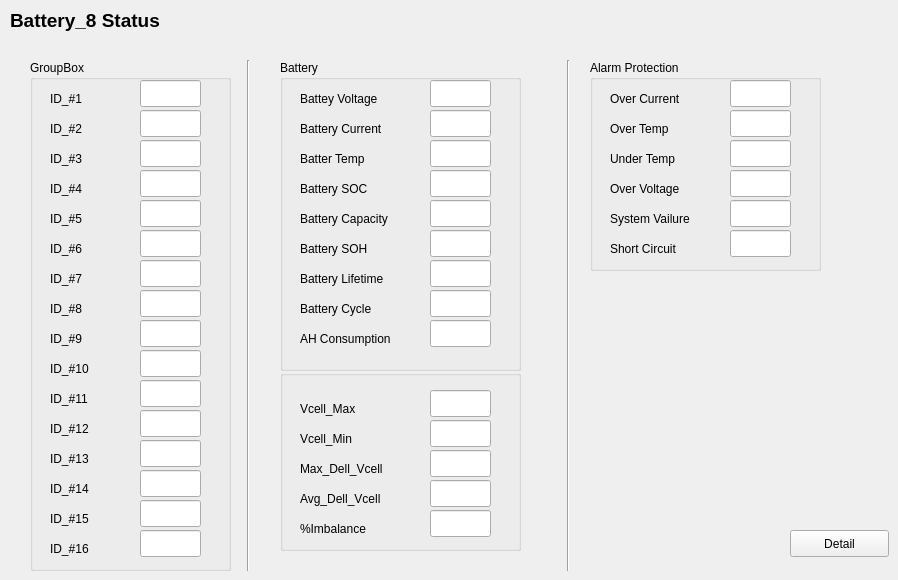
    <widget class="QWidget" name="page_9">
     <widget class="QPushButton" name="pushButton_9">
      <property name="geometry">
       <rect>
        <x>790</x>
        <y>530</y>
        <width>99</width>
        <height>27</height>
       </rect>
      </property>
      <property name="text">
       <string>Detail</string>
      </property>
     </widget>
     <widget class="QGroupBox" name="groupBox_38">
      <property name="geometry">
       <rect>
        <x>280</x>
        <y>370</y>
        <width>241</width>
        <height>181</height>
       </rect>
      </property>
      <property name="title">
       <string/>
      </property>
      <widget class="QLabel" name="label_323">
       <property name="geometry">
        <rect>
         <x>20</x>
         <y>30</y>
         <width>121</width>
         <height>17</height>
        </rect>
       </property>
       <property name="text">
        <string>Vcell_Max</string>
       </property>
      </widget>
      <widget class="QLabel" name="label_349">
       <property name="geometry">
        <rect>
         <x>20</x>
         <y>60</y>
         <width>101</width>
         <height>17</height>
        </rect>
       </property>
       <property name="text">
        <string>Vcell_Min</string>
       </property>
      </widget>
      <widget class="QLabel" name="label_350">
       <property name="geometry">
        <rect>
         <x>20</x>
         <y>90</y>
         <width>111</width>
         <height>17</height>
        </rect>
       </property>
       <property name="text">
        <string>Max_Dell_Vcell</string>
       </property>
      </widget>
      <widget class="QLabel" name="label_351">
       <property name="geometry">
        <rect>
         <x>20</x>
         <y>120</y>
         <width>111</width>
         <height>17</height>
        </rect>
       </property>
       <property name="text">
        <string>Avg_Dell_Vcell</string>
       </property>
      </widget>
      <widget class="QLabel" name="label_352">
       <property name="geometry">
        <rect>
         <x>20</x>
         <y>150</y>
         <width>121</width>
         <height>17</height>
        </rect>
       </property>
       <property name="text">
        <string>%Imbalance</string>
       </property>
      </widget>
      <widget class="QLineEdit" name="lineEdit_325">
       <property name="geometry">
        <rect>
         <x>150</x>
         <y>20</y>
         <width>61</width>
         <height>27</height>
        </rect>
       </property>
      </widget>
      <widget class="QLineEdit" name="lineEdit_326">
       <property name="geometry">
        <rect>
         <x>150</x>
         <y>50</y>
         <width>61</width>
         <height>27</height>
        </rect>
       </property>
      </widget>
      <widget class="QLineEdit" name="lineEdit_327">
       <property name="geometry">
        <rect>
         <x>150</x>
         <y>80</y>
         <width>61</width>
         <height>27</height>
        </rect>
       </property>
      </widget>
      <widget class="QLineEdit" name="lineEdit_328">
       <property name="geometry">
        <rect>
         <x>150</x>
         <y>110</y>
         <width>61</width>
         <height>27</height>
        </rect>
       </property>
      </widget>
      <widget class="QLineEdit" name="lineEdit_329">
       <property name="geometry">
        <rect>
         <x>150</x>
         <y>140</y>
         <width>61</width>
         <height>27</height>
        </rect>
       </property>
      </widget>
     </widget>
     <widget class="QGroupBox" name="groupBox_39">
      <property name="geometry">
       <rect>
        <x>590</x>
        <y>60</y>
        <width>231</width>
        <height>211</height>
       </rect>
      </property>
      <property name="title">
       <string>Alarm Protection</string>
      </property>
      <widget class="QLabel" name="label_353">
       <property name="geometry">
        <rect>
         <x>20</x>
         <y>30</y>
         <width>121</width>
         <height>17</height>
        </rect>
       </property>
       <property name="text">
        <string>Over Current</string>
       </property>
      </widget>
      <widget class="QLabel" name="label_354">
       <property name="geometry">
        <rect>
         <x>20</x>
         <y>60</y>
         <width>101</width>
         <height>17</height>
        </rect>
       </property>
       <property name="text">
        <string>Over Temp</string>
       </property>
      </widget>
      <widget class="QLabel" name="label_355">
       <property name="geometry">
        <rect>
         <x>20</x>
         <y>90</y>
         <width>111</width>
         <height>17</height>
        </rect>
       </property>
       <property name="text">
        <string>Under Temp</string>
       </property>
      </widget>
      <widget class="QLabel" name="label_356">
       <property name="geometry">
        <rect>
         <x>20</x>
         <y>120</y>
         <width>111</width>
         <height>17</height>
        </rect>
       </property>
       <property name="text">
        <string>Over Voltage</string>
       </property>
      </widget>
      <widget class="QLabel" name="label_357">
       <property name="geometry">
        <rect>
         <x>20</x>
         <y>150</y>
         <width>121</width>
         <height>17</height>
        </rect>
       </property>
       <property name="text">
        <string>System Vailure</string>
       </property>
      </widget>
      <widget class="QLabel" name="label_358">
       <property name="geometry">
        <rect>
         <x>20</x>
         <y>180</y>
         <width>121</width>
         <height>17</height>
        </rect>
       </property>
       <property name="text">
        <string>Short Circuit</string>
       </property>
      </widget>
      <widget class="QLineEdit" name="lineEdit_330">
       <property name="geometry">
        <rect>
         <x>140</x>
         <y>20</y>
         <width>61</width>
         <height>27</height>
        </rect>
       </property>
      </widget>
      <widget class="QLineEdit" name="lineEdit_331">
       <property name="geometry">
        <rect>
         <x>140</x>
         <y>50</y>
         <width>61</width>
         <height>27</height>
        </rect>
       </property>
      </widget>
      <widget class="QLineEdit" name="lineEdit_332">
       <property name="geometry">
        <rect>
         <x>140</x>
         <y>80</y>
         <width>61</width>
         <height>27</height>
        </rect>
       </property>
      </widget>
      <widget class="QLineEdit" name="lineEdit_333">
       <property name="geometry">
        <rect>
         <x>140</x>
         <y>110</y>
         <width>61</width>
         <height>27</height>
        </rect>
       </property>
      </widget>
      <widget class="QLineEdit" name="lineEdit_334">
       <property name="geometry">
        <rect>
         <x>140</x>
         <y>140</y>
         <width>61</width>
         <height>27</height>
        </rect>
       </property>
      </widget>
      <widget class="QLineEdit" name="lineEdit_335">
       <property name="geometry">
        <rect>
         <x>140</x>
         <y>170</y>
         <width>61</width>
         <height>27</height>
        </rect>
       </property>
      </widget>
     </widget>
     <widget class="Line" name="line_16">
      <property name="geometry">
       <rect>
        <x>560</x>
        <y>60</y>
        <width>16</width>
        <height>511</height>
       </rect>
      </property>
      <property name="orientation">
       <enum>Qt::Vertical</enum>
      </property>
     </widget>
     <widget class="Line" name="line_17">
      <property name="geometry">
       <rect>
        <x>240</x>
        <y>60</y>
        <width>16</width>
        <height>511</height>
       </rect>
      </property>
      <property name="orientation">
       <enum>Qt::Vertical</enum>
      </property>
     </widget>
     <widget class="QLabel" name="label_359">
      <property name="geometry">
       <rect>
        <x>10</x>
        <y>10</y>
        <width>161</width>
        <height>21</height>
       </rect>
      </property>
      <property name="font">
       <font>
        <pointsize>14</pointsize>
        <weight>75</weight>
        <bold>true</bold>
       </font>
      </property>
      <property name="text">
       <string>Battery_8 Status</string>
      </property>
     </widget>
     <widget class="QGroupBox" name="groupBox_40">
      <property name="geometry">
       <rect>
        <x>30</x>
        <y>60</y>
        <width>201</width>
        <height>511</height>
       </rect>
      </property>
      <property name="title">
       <string>GroupBox</string>
      </property>
      <widget class="QLabel" name="label_360">
       <property name="geometry">
        <rect>
         <x>20</x>
         <y>30</y>
         <width>121</width>
         <height>17</height>
        </rect>
       </property>
       <property name="text">
        <string>ID_#1</string>
       </property>
      </widget>
      <widget class="QLabel" name="label_361">
       <property name="geometry">
        <rect>
         <x>20</x>
         <y>60</y>
         <width>101</width>
         <height>17</height>
        </rect>
       </property>
       <property name="text">
        <string>ID_#2</string>
       </property>
      </widget>
      <widget class="QLabel" name="label_362">
       <property name="geometry">
        <rect>
         <x>20</x>
         <y>90</y>
         <width>111</width>
         <height>17</height>
        </rect>
       </property>
       <property name="text">
        <string>ID_#3</string>
       </property>
      </widget>
      <widget class="QLabel" name="label_363">
       <property name="geometry">
        <rect>
         <x>20</x>
         <y>120</y>
         <width>111</width>
         <height>17</height>
        </rect>
       </property>
       <property name="text">
        <string>ID_#4</string>
       </property>
      </widget>
      <widget class="QLabel" name="label_364">
       <property name="geometry">
        <rect>
         <x>20</x>
         <y>150</y>
         <width>121</width>
         <height>17</height>
        </rect>
       </property>
       <property name="text">
        <string>ID_#5</string>
       </property>
      </widget>
      <widget class="QLineEdit" name="lineEdit_336">
       <property name="geometry">
        <rect>
         <x>110</x>
         <y>20</y>
         <width>61</width>
         <height>27</height>
        </rect>
       </property>
      </widget>
      <widget class="QLineEdit" name="lineEdit_337">
       <property name="geometry">
        <rect>
         <x>110</x>
         <y>50</y>
         <width>61</width>
         <height>27</height>
        </rect>
       </property>
      </widget>
      <widget class="QLineEdit" name="lineEdit_338">
       <property name="geometry">
        <rect>
         <x>110</x>
         <y>80</y>
         <width>61</width>
         <height>27</height>
        </rect>
       </property>
      </widget>
      <widget class="QLineEdit" name="lineEdit_339">
       <property name="geometry">
        <rect>
         <x>110</x>
         <y>110</y>
         <width>61</width>
         <height>27</height>
        </rect>
       </property>
      </widget>
      <widget class="QLineEdit" name="lineEdit_340">
       <property name="geometry">
        <rect>
         <x>110</x>
         <y>140</y>
         <width>61</width>
         <height>27</height>
        </rect>
       </property>
      </widget>
      <widget class="QLabel" name="label_365">
       <property name="geometry">
        <rect>
         <x>20</x>
         <y>180</y>
         <width>121</width>
         <height>17</height>
        </rect>
       </property>
       <property name="text">
        <string>ID_#6</string>
       </property>
      </widget>
      <widget class="QLabel" name="label_366">
       <property name="geometry">
        <rect>
         <x>20</x>
         <y>210</y>
         <width>121</width>
         <height>17</height>
        </rect>
       </property>
       <property name="text">
        <string>ID_#7</string>
       </property>
      </widget>
      <widget class="QLabel" name="label_367">
       <property name="geometry">
        <rect>
         <x>20</x>
         <y>240</y>
         <width>121</width>
         <height>17</height>
        </rect>
       </property>
       <property name="text">
        <string>ID_#8</string>
       </property>
      </widget>
      <widget class="QLabel" name="label_368">
       <property name="geometry">
        <rect>
         <x>20</x>
         <y>270</y>
         <width>121</width>
         <height>17</height>
        </rect>
       </property>
       <property name="text">
        <string>ID_#9</string>
       </property>
      </widget>
      <widget class="QLabel" name="label_369">
       <property name="geometry">
        <rect>
         <x>20</x>
         <y>300</y>
         <width>121</width>
         <height>17</height>
        </rect>
       </property>
       <property name="text">
        <string>ID_#10</string>
       </property>
      </widget>
      <widget class="QLabel" name="label_370">
       <property name="geometry">
        <rect>
         <x>20</x>
         <y>330</y>
         <width>121</width>
         <height>17</height>
        </rect>
       </property>
       <property name="text">
        <string>ID_#11</string>
       </property>
      </widget>
      <widget class="QLabel" name="label_371">
       <property name="geometry">
        <rect>
         <x>20</x>
         <y>390</y>
         <width>121</width>
         <height>17</height>
        </rect>
       </property>
       <property name="text">
        <string>ID_#13</string>
       </property>
      </widget>
      <widget class="QLabel" name="label_372">
       <property name="geometry">
        <rect>
         <x>20</x>
         <y>360</y>
         <width>121</width>
         <height>17</height>
        </rect>
       </property>
       <property name="text">
        <string>ID_#12</string>
       </property>
      </widget>
      <widget class="QLabel" name="label_373">
       <property name="geometry">
        <rect>
         <x>20</x>
         <y>420</y>
         <width>121</width>
         <height>17</height>
        </rect>
       </property>
       <property name="text">
        <string>ID_#14</string>
       </property>
      </widget>
      <widget class="QLabel" name="label_374">
       <property name="geometry">
        <rect>
         <x>20</x>
         <y>450</y>
         <width>121</width>
         <height>17</height>
        </rect>
       </property>
       <property name="text">
        <string>ID_#15</string>
       </property>
      </widget>
      <widget class="QLabel" name="label_375">
       <property name="geometry">
        <rect>
         <x>20</x>
         <y>480</y>
         <width>121</width>
         <height>17</height>
        </rect>
       </property>
       <property name="text">
        <string>ID_#16</string>
       </property>
      </widget>
      <widget class="QLineEdit" name="lineEdit_341">
       <property name="geometry">
        <rect>
         <x>110</x>
         <y>290</y>
         <width>61</width>
         <height>27</height>
        </rect>
       </property>
      </widget>
      <widget class="QLineEdit" name="lineEdit_342">
       <property name="geometry">
        <rect>
         <x>110</x>
         <y>230</y>
         <width>61</width>
         <height>27</height>
        </rect>
       </property>
      </widget>
      <widget class="QLineEdit" name="lineEdit_343">
       <property name="geometry">
        <rect>
         <x>110</x>
         <y>260</y>
         <width>61</width>
         <height>27</height>
        </rect>
       </property>
      </widget>
      <widget class="QLineEdit" name="lineEdit_344">
       <property name="geometry">
        <rect>
         <x>110</x>
         <y>170</y>
         <width>61</width>
         <height>27</height>
        </rect>
       </property>
      </widget>
      <widget class="QLineEdit" name="lineEdit_345">
       <property name="geometry">
        <rect>
         <x>110</x>
         <y>200</y>
         <width>61</width>
         <height>27</height>
        </rect>
       </property>
      </widget>
      <widget class="QLineEdit" name="lineEdit_346">
       <property name="geometry">
        <rect>
         <x>110</x>
         <y>440</y>
         <width>61</width>
         <height>27</height>
        </rect>
       </property>
      </widget>
      <widget class="QLineEdit" name="lineEdit_347">
       <property name="geometry">
        <rect>
         <x>110</x>
         <y>380</y>
         <width>61</width>
         <height>27</height>
        </rect>
       </property>
      </widget>
      <widget class="QLineEdit" name="lineEdit_348">
       <property name="geometry">
        <rect>
         <x>110</x>
         <y>410</y>
         <width>61</width>
         <height>27</height>
        </rect>
       </property>
      </widget>
      <widget class="QLineEdit" name="lineEdit_349">
       <property name="geometry">
        <rect>
         <x>110</x>
         <y>320</y>
         <width>61</width>
         <height>27</height>
        </rect>
       </property>
      </widget>
      <widget class="QLineEdit" name="lineEdit_350">
       <property name="geometry">
        <rect>
         <x>110</x>
         <y>350</y>
         <width>61</width>
         <height>27</height>
        </rect>
       </property>
      </widget>
      <widget class="QLineEdit" name="lineEdit_351">
       <property name="geometry">
        <rect>
         <x>110</x>
         <y>470</y>
         <width>61</width>
         <height>27</height>
        </rect>
       </property>
      </widget>
     </widget>
     <widget class="QGroupBox" name="groupBox_41">
      <property name="geometry">
       <rect>
        <x>280</x>
        <y>60</y>
        <width>241</width>
        <height>311</height>
       </rect>
      </property>
      <property name="title">
       <string>Battery</string>
      </property>
      <widget class="QLabel" name="label_376">
       <property name="geometry">
        <rect>
         <x>20</x>
         <y>30</y>
         <width>121</width>
         <height>17</height>
        </rect>
       </property>
       <property name="text">
        <string>Battey Voltage</string>
       </property>
      </widget>
      <widget class="QLabel" name="label_377">
       <property name="geometry">
        <rect>
         <x>20</x>
         <y>60</y>
         <width>141</width>
         <height>17</height>
        </rect>
       </property>
       <property name="text">
        <string>Battery Current</string>
       </property>
      </widget>
      <widget class="QLabel" name="label_378">
       <property name="geometry">
        <rect>
         <x>20</x>
         <y>90</y>
         <width>111</width>
         <height>17</height>
        </rect>
       </property>
       <property name="text">
        <string>Batter Temp</string>
       </property>
      </widget>
      <widget class="QLabel" name="label_379">
       <property name="geometry">
        <rect>
         <x>20</x>
         <y>120</y>
         <width>111</width>
         <height>17</height>
        </rect>
       </property>
       <property name="text">
        <string>Battery SOC</string>
       </property>
      </widget>
      <widget class="QLabel" name="label_380">
       <property name="geometry">
        <rect>
         <x>20</x>
         <y>150</y>
         <width>141</width>
         <height>17</height>
        </rect>
       </property>
       <property name="text">
        <string>Battery Capacity</string>
       </property>
      </widget>
      <widget class="QLabel" name="label_381">
       <property name="geometry">
        <rect>
         <x>20</x>
         <y>180</y>
         <width>141</width>
         <height>17</height>
        </rect>
       </property>
       <property name="text">
        <string>Battery SOH</string>
       </property>
      </widget>
      <widget class="QLabel" name="label_382">
       <property name="geometry">
        <rect>
         <x>20</x>
         <y>210</y>
         <width>141</width>
         <height>17</height>
        </rect>
       </property>
       <property name="text">
        <string>Battery Lifetime</string>
       </property>
      </widget>
      <widget class="QLabel" name="label_383">
       <property name="geometry">
        <rect>
         <x>20</x>
         <y>240</y>
         <width>141</width>
         <height>17</height>
        </rect>
       </property>
       <property name="text">
        <string>Battery Cycle</string>
       </property>
      </widget>
      <widget class="QLabel" name="label_384">
       <property name="geometry">
        <rect>
         <x>20</x>
         <y>270</y>
         <width>141</width>
         <height>17</height>
        </rect>
       </property>
       <property name="text">
        <string>AH Consumption</string>
       </property>
      </widget>
      <widget class="QLineEdit" name="lineEdit_352">
       <property name="geometry">
        <rect>
         <x>150</x>
         <y>20</y>
         <width>61</width>
         <height>27</height>
        </rect>
       </property>
      </widget>
      <widget class="QLineEdit" name="lineEdit_353">
       <property name="geometry">
        <rect>
         <x>150</x>
         <y>50</y>
         <width>61</width>
         <height>27</height>
        </rect>
       </property>
      </widget>
      <widget class="QLineEdit" name="lineEdit_354">
       <property name="geometry">
        <rect>
         <x>150</x>
         <y>80</y>
         <width>61</width>
         <height>27</height>
        </rect>
       </property>
      </widget>
      <widget class="QLineEdit" name="lineEdit_355">
       <property name="geometry">
        <rect>
         <x>150</x>
         <y>110</y>
         <width>61</width>
         <height>27</height>
        </rect>
       </property>
      </widget>
      <widget class="QLineEdit" name="lineEdit_356">
       <property name="geometry">
        <rect>
         <x>150</x>
         <y>140</y>
         <width>61</width>
         <height>27</height>
        </rect>
       </property>
      </widget>
      <widget class="QLineEdit" name="lineEdit_357">
       <property name="geometry">
        <rect>
         <x>150</x>
         <y>170</y>
         <width>61</width>
         <height>27</height>
        </rect>
       </property>
      </widget>
      <widget class="QLineEdit" name="lineEdit_358">
       <property name="geometry">
        <rect>
         <x>150</x>
         <y>200</y>
         <width>61</width>
         <height>27</height>
        </rect>
       </property>
      </widget>
      <widget class="QLineEdit" name="lineEdit_359">
       <property name="geometry">
        <rect>
         <x>150</x>
         <y>230</y>
         <width>61</width>
         <height>27</height>
        </rect>
       </property>
      </widget>
      <widget class="QLineEdit" name="lineEdit_360">
       <property name="geometry">
        <rect>
         <x>150</x>
         <y>260</y>
         <width>61</width>
         <height>27</height>
        </rect>
       </property>
      </widget>
     </widget>
    </widget>
